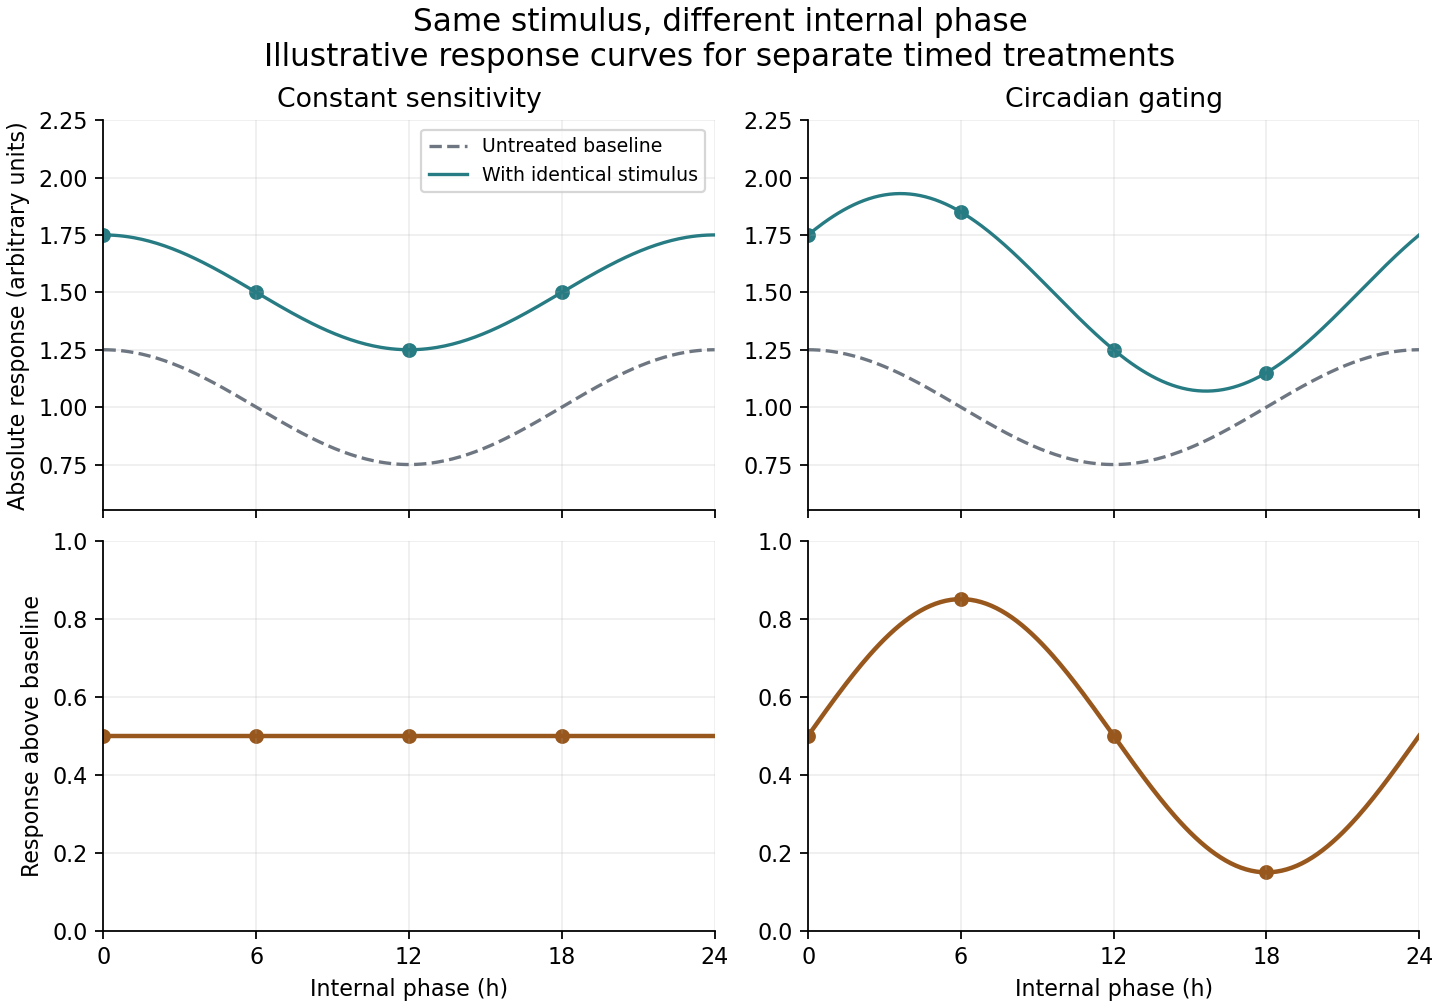

Here is the Python script that generated this plot:
"""Original stipulated gating model; Python 3.14, numpy and matplotlib.

No experimental data. PNG output is a literal basename in the current directory.
"""
import matplotlib
matplotlib.use('Agg')
import matplotlib.pyplot as plt
import numpy as np

phase = np.linspace(0, 24, 241)
baseline = 1 + 0.25*np.cos(2*np.pi*phase/24)
fixed_gain = np.full_like(phase, 0.5)
gated_gain = 0.5 + 0.35*np.cos(2*np.pi*(phase-6)/24)
pulse_phase = np.array([0., 6., 12., 18.])
fig, axes = plt.subplots(2, 2, figsize=(9.0, 6.3), sharex=True, layout='constrained')
fig.patch.set_facecolor('white')
for col, gain in enumerate([fixed_gain, gated_gain]):
    top, bottom = axes[:,col]
    top.plot(phase, baseline, color='#6e7781', ls='--', label='Untreated baseline')
    top.plot(phase, baseline+gain, color='#277b83', label='With identical stimulus')
    top.scatter(pulse_phase, np.interp(pulse_phase,phase,baseline+gain), color='#277b83', s=32)
    top.set(ylim=(0.55,2.25), title=['Constant sensitivity','Circadian gating'][col])
    bottom.plot(phase, gain, color='#98581d', lw=2)
    bottom.scatter(pulse_phase,np.interp(pulse_phase,phase,gain), color='#98581d', s=32)
    bottom.set(ylim=(0,1.0), xlabel='Internal phase (h)')
    for ax in [top,bottom]:
        ax.set_xticks([0,6,12,18,24])
        ax.set_xlim(0,24)
        ax.grid(alpha=0.2)
        ax.spines[['top','right']].set_visible(False)
axes[0,0].set_ylabel('Absolute response (arbitrary units)')
axes[1,0].set_ylabel('Response above baseline')
axes[0,0].legend(fontsize=8.5, loc='upper right')
fig.suptitle('Same stimulus, different internal phase\nIllustrative response curves for separate timed treatments', fontsize=14)
fig.savefig('paper-plm1-clock-gating.png', dpi=160, facecolor='white')
plt.close(fig)
